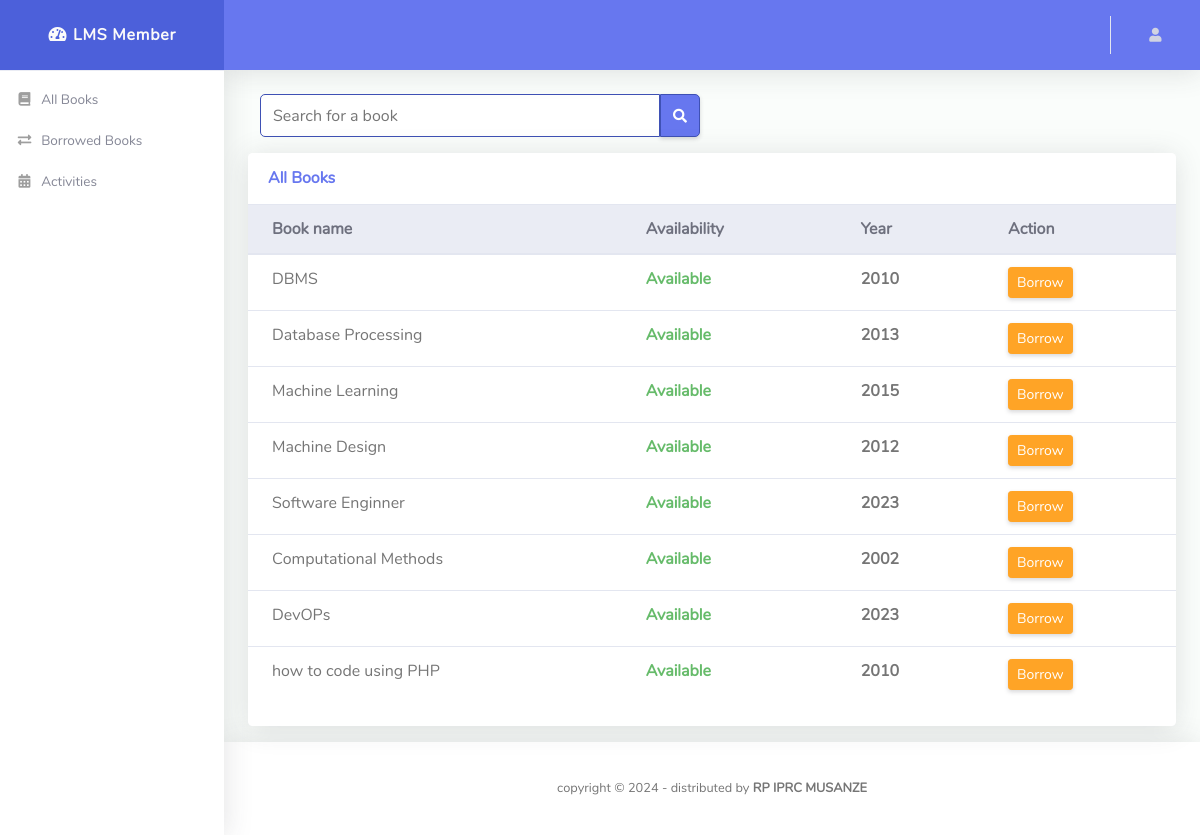
The page /iprcmsz_lms/member/allbook.php on the database its author committed.
### tables this page shows
CREATE TABLE `book` (
  `BookId` int(10) NOT NULL,
  `Title` varchar(50) DEFAULT NULL,
  `Publisher` varchar(50) DEFAULT NULL,
  `Year` varchar(50) DEFAULT NULL,
  `Availability` varchar(100) DEFAULT NULL
);

### iprcmsz_lms/member/allbook.php (the view, shortened to what this page needs)
<!DOCTYPE html>
<html lang="en">
<head>
  <link href="vendor/fontawesome-free/css/all.min.css" rel="stylesheet" type="text/css">
  <link href="vendor/bootstrap/css/bootstrap.min.css" rel="stylesheet" type="text/css">
  <link href="css/ruang-admin.min.css" rel="stylesheet">
</head>
<body id="page-top">
  <div id="wrapper">
    <ul class="navbar-nav sidebar sidebar-light accordion" id="accordionSidebar">
        <a class="sidebar-brand d-flex align-items-center justify-content-center" href="memberDash.php">
        <div class="sidebar-brand-text mx-3">
            <i class="fas fa-fw fa-tachometer-alt"></i> LMS Member
        </div>
        </a>
        <hr class="sidebar-divider my-0">
        <li class="nav-item">
            <a class="nav-link" href="allbook.php">
                <i class="fas fa-fw fa-book"></i>
                <span>All Books</span>
            </a>
        </li>
        <li class="nav-item">
            <a class="nav-link" href="borrowedbooks.php">
                <i class="fas fa-fw fa-exchange-alt"></i>
                <span>Borrowed Books</span>
            </a>
        </li>
        <li class="nav-item">
            <a class="nav-link" href="activities.php">
                <i class="fas fa-fw fa-calendar-alt"></i>
                <span>Activities</span>
            </a>
        </li>
    </ul>
    <div id="content-wrapper" class="d-flex flex-column">
      <div id="content">
        <nav class="navbar navbar-expand navbar-light bg-navbar topbar mb-4 static-top">
          <ul class="navbar-nav ml-auto">
            <li class="nav-item dropdown no-arrow">
              <a class="nav-link dropdown-toggle" href="#" id="userDropdown" role="button" data-toggle="dropdown"
                aria-haspopup="true" aria-expanded="false">
                <i class=" ml-2 fas fa-user fa-sm fa-fw mr-2 text-gray-400"></i>
                </a>
            </li>
          </ul>
        </nav>
        <?php
            require('dbconn.php');
                if(isset($_POST['search']))
                    {$searchkey=$_POST['title'];
                        $sql="select * from book where BookId='$searchkey' or Title like '%$searchkey%'";
                    }
                else
                    $sql="select * from book";
                $result=$conn->query($sql);
                $rowcount=mysqli_num_rows($result);
                if (!($rowcount)) {
                    echo '<div class="container mt-3 mb-3">';
                    echo '<div class="alert alert-warning alert-dismissible fade show" role="alert">';
                    echo '<p><strong><em>Sorry, no results were found.</em></strong></p>';
                    echo '<button type="button" class="close" data-dismiss="alert" aria-label="Close">';
                    echo '<span aria-hidden="true">&times;</span>';
                    echo '</button>';
                    echo '</div>';
                    echo '</div>';
                }
                else
                {
                ?>
        <div class="container-fluid" id="container-wrapper">
        <div class="col-md-6 mt-3 mb-3">
            <form class="custom-search-form" action="" method="post">
                <div class="input-group">
                    <input type="text" name="title" class="form-control custom-search-input" placeholder="Search for a book" style="border-color: #3f51b5; border-radius: 5px 0 0 5px;">
                    <button class="btn btn-primary custom-search-btn" name="search" type="submit" style="border-color: #3f51b5; border-radius: 0 5px 5px 0;">
                        <i class="fas fa-search fa-sm"></i>
                    </button>
                </div>
            </form>
        </div>
          <div class="row mb-3">
            <div class="col-xl-12 col-lg-5 ">
              <div class="card">
                <div class="card-header py-3 d-flex flex-row align-items-center justify-content-between">
                  <h6 class="m-0 font-weight-bold text-primary">All Books</h6>
                </div>
                <div class="table-responsive">
                  <table class="table align-items-center table-flush">
                    <thead class="thead-light">
                      <tr>
                        <th>Book name</th>
                        <th>Availability</th>
                        <th>Year</th>
                        <th>Action</th>
                      </tr>
                    </thead>
                    <tbody>
                    <?php
                        while($row=$result->fetch_assoc())
                        {
                            $bookid=$row['BookId'];
                            $Title=$row['Title'];
                            $Year=$row['Year'];
                            $Availability=$row['Availability'];
                        ?>
                            <tr>
                                <td><?php echo $Title ?></td>
                                <td>
                                  <?php
                                      if($Availability > 0)
                                        echo "<span class='text-success' ><b>Available</b></span>";
                                      else
                                        echo "<fspan class='text-danger'><b>Not Available</b></span>";
                                    ?>
                                </td>
                                <td><b><?php echo $Year ?></b></td>
                                <td>
                                    <?php
                                      if ($Availability > 0) {
                                          echo '<a href="borrow.php?id=' . $bookid . '" class="btn btn-sm btn-warning">Borrow</a>';
                                      }
                                      ?>
                                </td>
                            </tr>
                        <?php }} ?>
                    </tbody>
                  </table>
                </div>
                <div class="card-footer"></div>
              </div>
            </div>
          </div>
        </div>
      </div>
      <footer class="sticky-footer bg-white">
        <div class="container my-auto py-2">
          <div class="copyright text-center my-auto">
            <span>copyright &copy; <script> document.write(new Date().getFullYear()); </script> - distributed by
              <b>RP IPRC MUSANZE</a></b>
            </span>
          </div>
        </div>
      </footer>
    </div>
  </div>
</body>
</html>

### rows shown on the page
book: Title "DBMS", Availability "Available", Year "2010"
book: Title "Database Processing", Availability "Available", Year "2013"
book: Title "Machine Learning", Availability "Available", Year "2015"
book: Title "Machine Design", Availability "Available", Year "2012"
book: Title "Software Enginner", Availability "Available", Year "2023"
book: Title "Computational Methods", Availability "Available", Year "2002"
book: Title "DevOPs", Availability "Available", Year "2023"
book: Title "how to code using PHP", Availability "Available", Year "2010"
